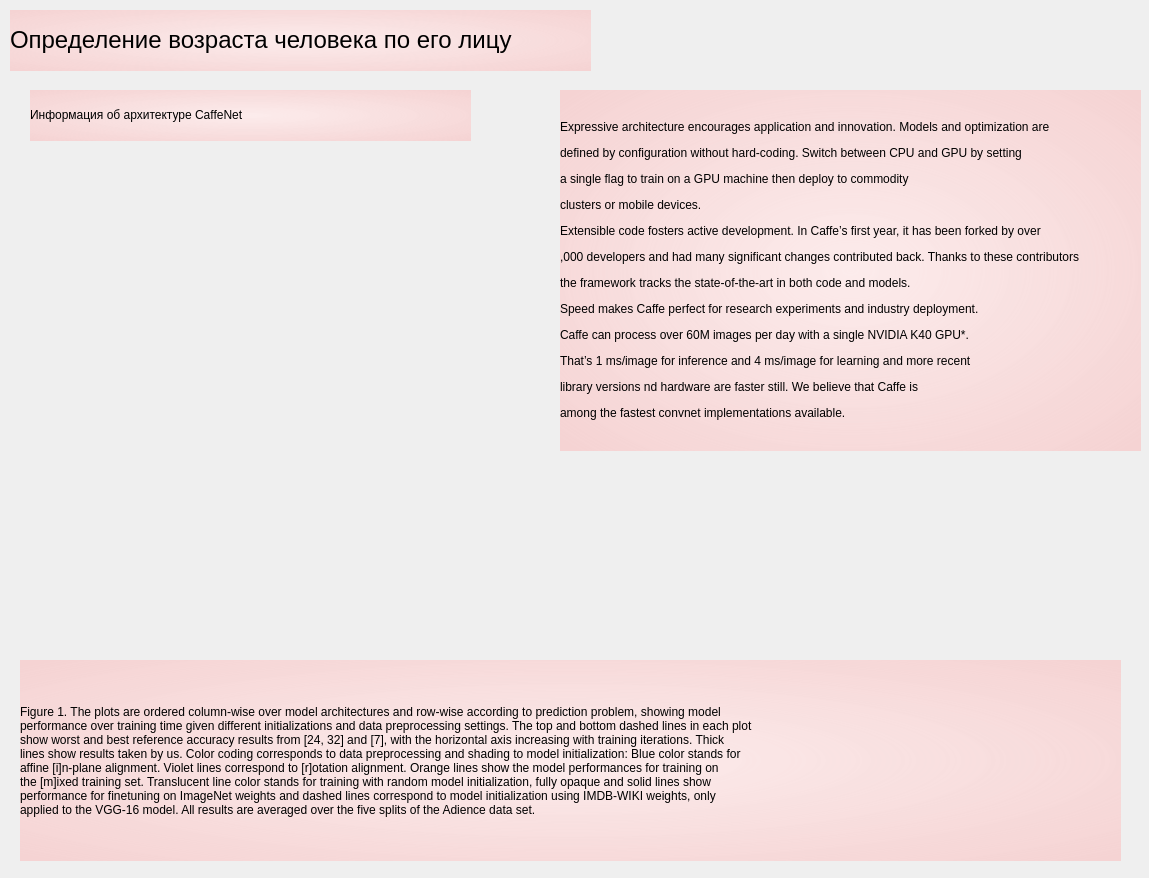
<?xml version="1.0" encoding="UTF-8"?>
<ui version="4.0">
 <class>Dialog</class>
 <widget class="QDialog" name="Dialog">
  <property name="geometry">
   <rect>
    <x>0</x>
    <y>0</y>
    <width>1149</width>
    <height>878</height>
   </rect>
  </property>
  <property name="windowTitle">
   <string>Dialog</string>
  </property>
  <widget class="QLabel" name="label">
   <property name="geometry">
    <rect>
     <x>10</x>
     <y>10</y>
     <width>581</width>
     <height>61</height>
    </rect>
   </property>
   <property name="styleSheet">
    <string notr="true">background-color: qradialgradient(spread:pad, cx:0.5, cy:0.5, radius:2, fx:0.5, fy:0.5, stop:0 rgba(255, 235, 235, 206), stop:0.44 rgba(252, 128, 128, 80), stop:0.512438 rgba(124, 112, 118, 156), stop:0.751244 rgba(255, 188, 188, 80), stop:0.756219 rgba(255, 162, 162, 80), stop:1 rgba(255, 255, 255, 0));
border-image: url(:/newPrefixObj/1612493406_211-p-serii-tsvet-na-belom-fone-243.jpg);
font: 16pt &quot;Calibri&quot;;</string>
   </property>
   <property name="text">
    <string>&lt;html&gt;&lt;head/&gt;&lt;body&gt;&lt;p&gt;&lt;span style=&quot; font-size:18pt;&quot;&gt;Определение возраста человека по его лицу&lt;/span&gt;&lt;/p&gt;&lt;/body&gt;&lt;/html&gt;</string>
   </property>
  </widget>
  <widget class="QLabel" name="label_2">
   <property name="geometry">
    <rect>
     <x>30</x>
     <y>90</y>
     <width>441</width>
     <height>51</height>
    </rect>
   </property>
   <property name="styleSheet">
    <string notr="true">background-color: qradialgradient(spread:pad, cx:0.5, cy:0.5, radius:2, fx:0.5, fy:0.5, stop:0 rgba(255, 235, 235, 206), stop:0.44 rgba(252, 128, 128, 80), stop:0.512438 rgba(124, 112, 118, 156), stop:0.751244 rgba(255, 188, 188, 80), stop:0.756219 rgba(255, 162, 162, 80), stop:1 rgba(255, 255, 255, 0));
border-image: url(:/newPrefixObj/1612493406_211-p-serii-tsvet-na-belom-fone-243.jpg);
font: 16pt &quot;Calibri&quot;;</string>
   </property>
   <property name="text">
    <string>&lt;html&gt;&lt;head/&gt;&lt;body&gt;&lt;p&gt;Информация об архитектуре CaffeNet&lt;/p&gt;&lt;/body&gt;&lt;/html&gt;</string>
   </property>
  </widget>
  <widget class="QLabel" name="accuracy">
   <property name="geometry">
    <rect>
     <x>70</x>
     <y>170</y>
     <width>401</width>
     <height>201</height>
    </rect>
   </property>
   <property name="styleSheet">
    <string notr="true">border-image: url(:/newPrefixInfoCaffeNet/caffeNet accuracy 2.png);</string>
   </property>
   <property name="text">
    <string/>
   </property>
  </widget>
  <widget class="QLabel" name="results">
   <property name="geometry">
    <rect>
     <x>710</x>
     <y>460</y>
     <width>371</width>
     <height>181</height>
    </rect>
   </property>
   <property name="styleSheet">
    <string notr="true">border-image: url(:/newPrefixInfoCaffeNet/caffeNet accuracy.png);</string>
   </property>
   <property name="text">
    <string/>
   </property>
  </widget>
  <widget class="QLabel" name="label_3">
   <property name="geometry">
    <rect>
     <x>20</x>
     <y>660</y>
     <width>1101</width>
     <height>201</height>
    </rect>
   </property>
   <property name="styleSheet">
    <string notr="true">background-color: qradialgradient(spread:pad, cx:0.5, cy:0.5, radius:2, fx:0.5, fy:0.5, stop:0 rgba(255, 235, 235, 206), stop:0.44 rgba(252, 128, 128, 80), stop:0.512438 rgba(124, 112, 118, 156), stop:0.751244 rgba(255, 188, 188, 80), stop:0.756219 rgba(255, 162, 162, 80), stop:1 rgba(255, 255, 255, 0));
border-image: url(:/newPrefixObj/1612493406_211-p-serii-tsvet-na-belom-fone-243.jpg);
font: 12pt &quot;Times New Roman&quot;;</string>
   </property>
   <property name="text">
    <string>Figure 1. The plots are ordered column-wise over model architectures and row-wise according to prediction problem, showing model
performance over training time given different initializations and data preprocessing settings. The top and bottom dashed lines in each plot
show worst and best reference accuracy results from [24, 32] and [7], with the horizontal axis increasing with training iterations. Thick
lines show results taken by us. Color coding corresponds to data preprocessing and shading to model initialization: Blue color stands for
affine [i]n-plane alignment. Violet lines correspond to [r]otation alignment. Orange lines show the model performances for training on
the [m]ixed training set. Translucent line color stands for training with random model initialization, fully opaque and solid lines show
performance for finetuning on ImageNet weights and dashed lines correspond to model initialization using IMDB-WIKI weights, only
applied to the VGG-16 model. All results are averaged over the five splits of the Adience data set.</string>
   </property>
  </widget>
  <widget class="QLabel" name="graphics">
   <property name="geometry">
    <rect>
     <x>20</x>
     <y>400</y>
     <width>521</width>
     <height>241</height>
    </rect>
   </property>
   <property name="styleSheet">
    <string notr="true">border-image: url(:/newPrefixInfoCaffeNet/graphics age.png);</string>
   </property>
   <property name="text">
    <string/>
   </property>
  </widget>
  <widget class="QLabel" name="label_4">
   <property name="geometry">
    <rect>
     <x>560</x>
     <y>90</y>
     <width>581</width>
     <height>361</height>
    </rect>
   </property>
   <property name="styleSheet">
    <string notr="true">background-color: qradialgradient(spread:pad, cx:0.5, cy:0.5, radius:2, fx:0.5, fy:0.5, stop:0 rgba(255, 235, 235, 206), stop:0.44 rgba(252, 128, 128, 80), stop:0.512438 rgba(124, 112, 118, 156), stop:0.751244 rgba(255, 188, 188, 80), stop:0.756219 rgba(255, 162, 162, 80), stop:1 rgba(255, 255, 255, 0));
border-image: url(:/newPrefixObj/1612493406_211-p-serii-tsvet-na-belom-fone-243.jpg);
font: 12pt &quot;Times New Roman&quot;;</string>
   </property>
   <property name="text">
    <string>&lt;html&gt;&lt;head/&gt;&lt;body&gt;&lt;p align=&quot;justify&quot;&gt;&lt;span style=&quot; font-size:9pt;&quot;&gt;Expressive architecture encourages application and innovation. Models and optimization are &lt;/span&gt;&lt;/p&gt;&lt;p align=&quot;justify&quot;&gt;&lt;span style=&quot; font-size:9pt;&quot;&gt;defined by configuration without hard-coding. Switch between CPU and GPU by setting&lt;/span&gt;&lt;/p&gt;&lt;p align=&quot;justify&quot;&gt;&lt;span style=&quot; font-size:9pt;&quot;&gt;a single flag to train on a GPU machine then deploy to commodity &lt;/span&gt;&lt;/p&gt;&lt;p align=&quot;justify&quot;&gt;&lt;span style=&quot; font-size:9pt;&quot;&gt;clusters or mobile devices.&lt;/span&gt;&lt;/p&gt;&lt;p align=&quot;justify&quot;&gt;&lt;span style=&quot; font-size:9pt;&quot;&gt;Extensible code fosters active development. In Caffe’s first year, it has been forked by over &lt;/span&gt;&lt;/p&gt;&lt;p align=&quot;justify&quot;&gt;&lt;span style=&quot; font-size:9pt;&quot;&gt;,000 developers and had many significant changes contributed back. Thanks to these contributors&lt;/span&gt;&lt;/p&gt;&lt;p align=&quot;justify&quot;&gt;&lt;span style=&quot; font-size:9pt;&quot;&gt;the framework tracks the state-of-the-art in both code and models.&lt;/span&gt;&lt;/p&gt;&lt;p align=&quot;justify&quot;&gt;&lt;span style=&quot; font-size:9pt;&quot;&gt;Speed makes Caffe perfect for research experiments and industry deployment. &lt;/span&gt;&lt;/p&gt;&lt;p align=&quot;justify&quot;&gt;&lt;span style=&quot; font-size:9pt;&quot;&gt;Caffe can process over 60M images per day with a single NVIDIA K40 GPU*. &lt;/span&gt;&lt;/p&gt;&lt;p align=&quot;justify&quot;&gt;&lt;span style=&quot; font-size:9pt;&quot;&gt;That’s 1 ms/image for inference and 4 ms/image for learning and more recent&lt;/span&gt;&lt;/p&gt;&lt;p align=&quot;justify&quot;&gt;&lt;span style=&quot; font-size:9pt;&quot;&gt;library versions nd hardware are faster still. We believe that Caffe is &lt;/span&gt;&lt;/p&gt;&lt;p align=&quot;justify&quot;&gt;&lt;span style=&quot; font-size:9pt;&quot;&gt;among the fastest convnet implementations available.&lt;/span&gt;&lt;/p&gt;&lt;/body&gt;&lt;/html&gt;</string>
   </property>
  </widget>
 </widget>
 <resources>
  <include location="diplom.qrc"/>
 </resources>
 <connections/>
</ui>
